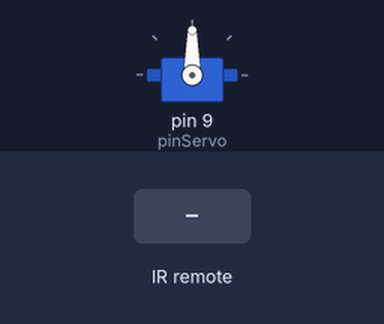
Bench run of a sketch on a simulated Arduino Uno, built with avr-gcc and run on an emulated ATmega328P. On the bench: servo. The test bench sets the inputs (shaded band). What the sketch prints to the serial monitor is not drawn.

Above: at 1.2 s.
1.3 s: infrared code 0xFFA25D received
At 2.4 s:
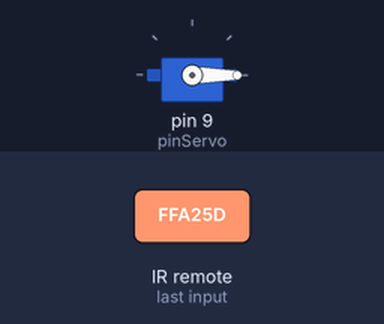
Timing chart, 0 to 8.8 s (numbered marks = the images above; inputs shaded):
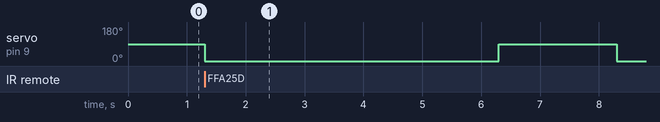

Measured:
- after the input at 1.3 s, servo on pin 9 (pinServo): 90° → 0° at once, → 90° 5.0 s later, → 0° 2.0 s later

The sketch:

IR_Receiver_Module.ino
```cpp
#include <Servo.h>
#include "IRremote.h"


int receiver = 11; // Signal Pin of IR receiver to Arduino Digital Pin 11
const int pinServo = 9;

Servo ServoT;

/*-----( Declare objects )-----*/
IRrecv irrecv(receiver);     // create instance of 'irrecv'
decode_results results;      // create instance of 'decode_results'
String noms[5] = {"90 deg", "179 deg", "0 deg", "Vers 179 deg", "Vers 0 deg"};
int posServo = 90; // variable de position du servomoteur
int ajServo = 0; // variable de déplacement du servomoteur
int nbCode = 0; // numéro de code en cours
unsigned long tpsDep = millis();

/*-----( Function )-----*/
void translateIR() // takes action based on IR code received
// describing Remote IR codes

{

  switch(results.value)

  {
  case 0xFFA25D: Serial.println("POWER"); break;
  case 0xFFE21D: Serial.println("FUNC/STOP"); break;
  case 0xFF629D: Serial.println("VOL+"); break;
  case 0xFF22DD: Serial.println("FAST BACK");    break;
  case 0xFF02FD: Serial.println("PAUSE");    break;
  case 0xFFC23D: Serial.println("FAST FORWARD");   break;
  case 0xFFE01F: Serial.println("DOWN");    break;
  case 0xFFA857: Serial.println("VOL-");    break;
  case 0xFF906F: Serial.println("UP");    break;
  case 0xFF9867: Serial.println("EQ");    break;
  case 0xFFB04F: Serial.println("ST/REPT");    break;
  case 0xFF6897: Serial.println("0"); nbCode=0;    break;
  case 0xFF30CF: Serial.println("1"); nbCode=1;   break;
  case 0xFF18E7: Serial.println("2"); nbCode=2;   break;
  case 0xFF7A85: Serial.println("3"); nbCode=3;   break;
  case 0xFF10EF: Serial.println("4"); nbCode=4;   break;
  case 0xFF38C7: Serial.println("5");    break;
  case 0xFF5AA5: Serial.println("6");    break;
  case 0xFF42BD: Serial.println("7");    break;
  case 0xFF4AB5: Serial.println("8");    break;
  case 0xFF52AD: Serial.println("9");    break;
  case 0xFFFFFFFF: Serial.println(" REPEAT");break;

  default:
    Serial.println(" other button   ");

  }// End Case
  positionServo();

  delay(500); // Do not get immediate repeat


} //END translateIR

//Fonction de positionnement du servomoteur
void positionServo() {
  switch (nbCode) { //en fonction du code
    case 0: // on place le servo à 90°
      ajServo = 0;
      posServo = 90;
      Serial.println("code 0, position 90");
      break;
    case 1: // on place le servo à 179°
      ajServo = 0;
      posServo = 179;
      Serial.println("code 1, position 179");
      break;
    case 2: // on place le servo à 0°
      ajServo = 0;
      posServo = 0;
      Serial.println("code 2, position 0");
      break;
    case 3: // on met la variable de déplacement à 1°
      ajServo = +1;
      Serial.println("code 3, position +1");
      break;
    case 4: // on met la variable de déplacement à -1°
      ajServo = -1;
      Serial.println("code 3, position -1");
      break;
  }
}

void bougeServo() {
   unsigned long tpsAct = millis(); //temps actuel
  if (tpsAct - tpsDep > 50) { //si 50ms passées
    posServo += ajServo; // on déplace le servo
    tpsDep = tpsAct; //on réinitialise le temps
  }
  if (posServo <= 0 || posServo >= 179) // si servo hors limite
    ajServo = 0; // on stoppe le déplacement
  ServoT.write(posServo); // on envoie la position du servomoteur
}
void setup()   /*----( SETUP: RUNS ONCE )----*/
{
  Serial.begin(9600);
  Serial.println("IR Receiver Button Decode");
  irrecv.enableIRIn(); // Start the receiver
  ServoT.attach(pinServo);

}/*--(end setup )---*/


void loop()   /*----( LOOP: RUNS CONSTANTLY )----*/
{
  if (irrecv.decode(&results)) // have we received an IR signal?

  {
    //translateIR();
    //bougeServo();
    //Serial.print("pos = "); Serial.println(posServo);
    //irrecv.resume(); // receive the next value
    ServoT.write(0);
    delay(5000);
    ServoT.write(90);
    delay(2000);
  }
}/* --(end main loop )-- */
```
